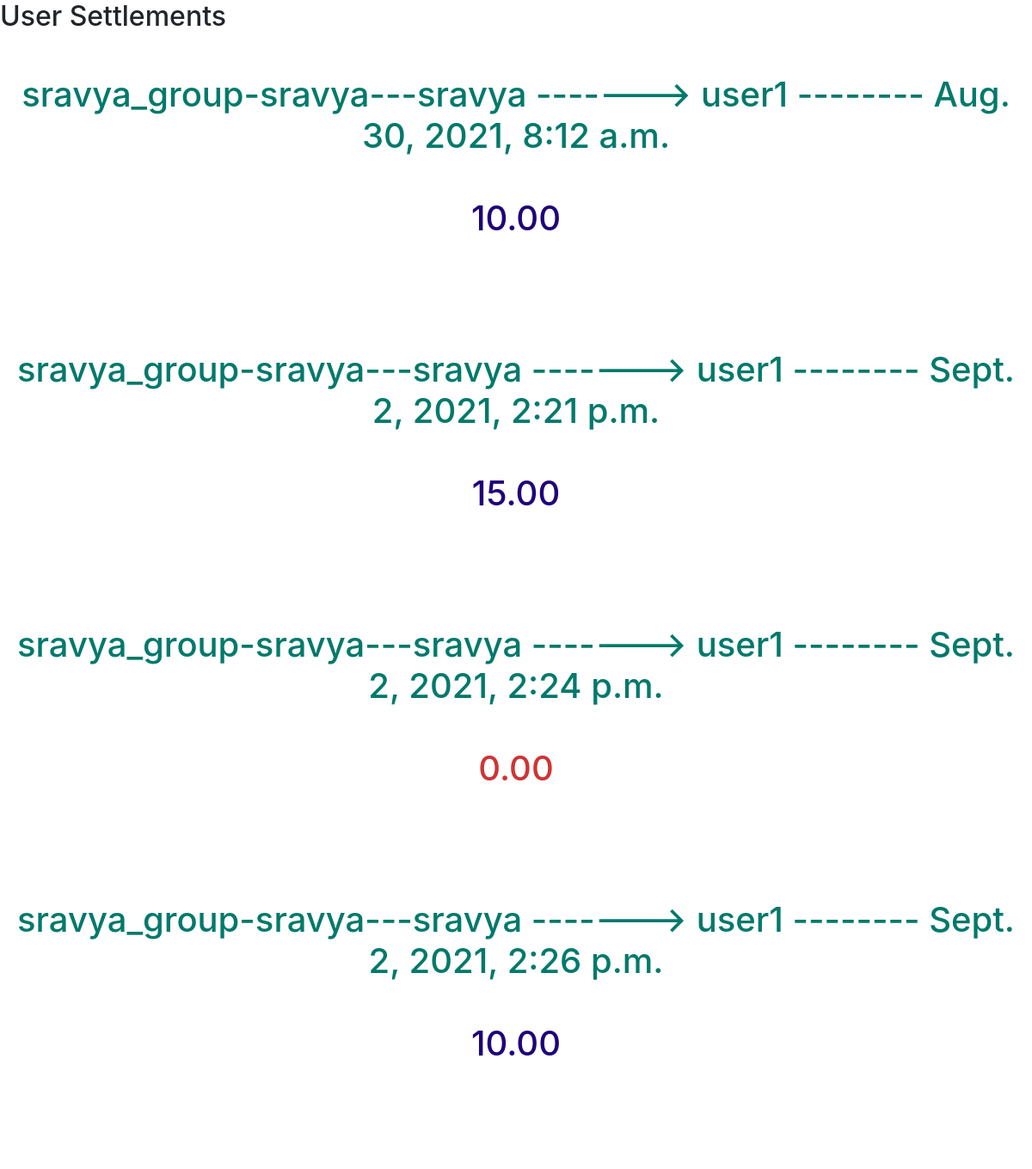
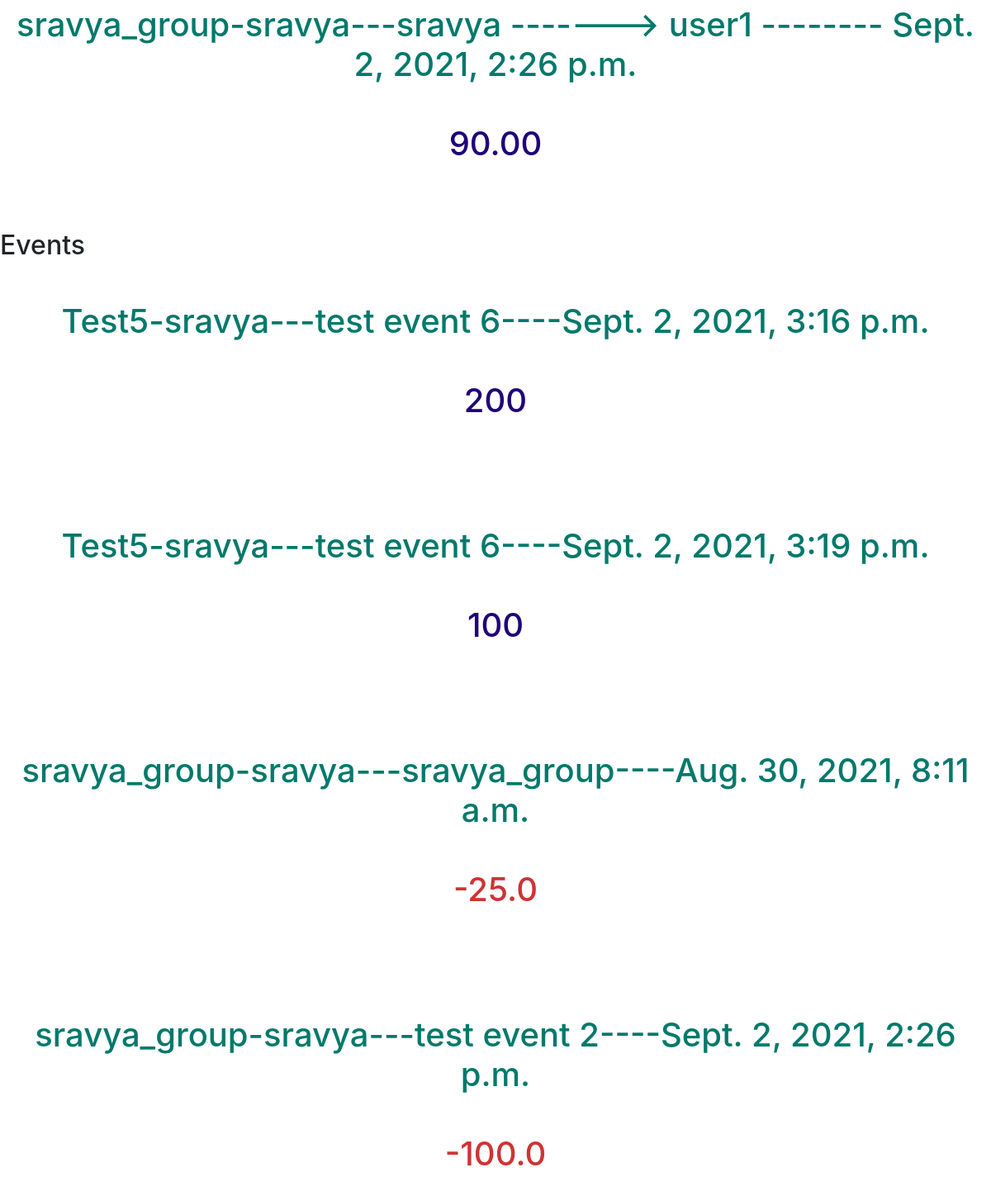
The page /core/activity/ (signed in) on the database its author committed (2 pictures, top to bottom).
### core/models.py (models this page shows, shortened)
class settlement(models.Model):
    groupName = models.CharField(max_length=128)
    groupAdmin = models.ForeignKey(User,on_delete=models.CASCADE, related_name="SettleAdmin",default=1)
    user1 = models.ForeignKey(User,on_delete=models.CASCADE, related_name="user1settlement")
    user2 = models.ForeignKey(User,on_delete=models.CASCADE, related_name="user2settlement")
    amount = models.DecimalField(max_digits=15, decimal_places=2)
    done_at = models.DateTimeField(auto_now_add=True)

class Event(models.Model):
    groupName = models.CharField(max_length=128)
    groupAdmin = models.ForeignKey(User,on_delete=models.CASCADE, related_name="EventAdmin",default=1)
    created_by = models.ForeignKey(settings.AUTH_USER_MODEL,default=1,on_delete=models.CASCADE)
    payers = models.CharField(max_length=256)
    bearers = models.CharField(max_length=256)
    description = models.CharField(max_length=256)
    created_at = models.DateTimeField(auto_now_add=True)
    eventType = models.CharField(max_length=9,choices=EVENT_TYPE_CHOICES,default="equal")

### core/views.py (the view)
# urls.py: path('activity/',views.activity,name='activity')
def activity(request):
    user_settlements = settlement.objects.filter(user1=request.user) | settlement.objects.filter(user2=request.user)
    groups_list = Group.objects.filter(member=request.user) | Group.objects.filter(groupAdmin=request.user)
    events_list = []
    for group in groups_list:
        events_list.extend(Event.objects.filter(groupName=group.groupName,groupAdmin=group.groupAdmin))
    event_debt = {}
    for event in events_list:
        if(event.eventType=='unequal'):
            bearer = eval(event.bearers)
            if request.user.username in bearer :
                event_debt[event]=bearer[request.user.username]
        elif(event.eventType=='equal'):
            payers = eval(event.payers)
            print(payers)
            total_event_paid = 0
            for paid_amount in payers.values():
                total_event_paid=total_event_paid+paid_amount
            group_objects = Group.objects.filter(groupName = event.groupName,groupAdmin = event.groupAdmin)
            totol_members_in_group=1
            for group_object in group_objects:
                totol_members_in_group +=1
            user_net_amount = 0
            if request.user.username in payers:
                user_net_amount += payers[request.user.username]
            user_net_amount -= total_event_paid/totol_members_in_group
            event_debt[event]=user_net_amount
    return render(request,'core/activity.html',{'event_debt':event_debt,'user_settlements':user_settlements})

### core/templates/core/activity.html (shortened to what this page needs)
{% extends 'core/base_user.html' %}
{% block content %}
    <h2>User Settlements</h2>
    {%if user_settlements%}
    {% for settlement in user_settlements %}
    <h1 class='mt-5' style="text-align:center; color:#00796b;">{{settlement.groupName}}-{{settlement.groupAdmin.username}}---{{settlement.user1.username}} -------> {{settlement.user2.username}} -------- {{settlement.done_at}} </h1>
    {%if settlement.amount > 0%}
    <h1 class='mt-5' style="text-align:center; color:#200079;">{{settlement.amount}}</h1>
    {%else%}
    <h1 class='mt-5' style="text-align:center; color:#ce3434;">{{settlement.amount}}</h1>
    {%endif%}
      <br><br><br>
      {% endfor %}
      {%else%}
       <h1 class='mt-5' style="text-align:center; color:#00796b;" >No Settlements</h1>
    {%endif%}
    <h2>Events</h2>
    {%if event_debt%}
        {% for event,value in event_debt.items %}
        <h1 class='mt-5' style="text-align:center; color:#00796b;">{{event.groupName}}-{{event.groupAdmin.username}}---{{event.description}}----{{event.created_at}}   </h1>
        {%if value > 0%}
    <h1 class='mt-5' style="text-align:center; color:#200079;">{{value}}</h1>
    {%else%}
    <h1 class='mt-5' style="text-align:center; color:#ce3434;">{{value}}</h1>
    {%endif%}
          <br><br><br>
          {% endfor %}
          {%else%}
           <h1 class='mt-5' style="text-align:center; color:#00796b;" >No Events</h1>
    {%endif%}
{% endblock %}

### rows shown on the page
settlement: groupName "sravya_group", groupAdmin.username "sravya", user1.username "sravya", user2.username "user1", done_at "Aug. 30, 2021, 8:12 a.m.", amount "10.00"
settlement: groupName "sravya_group", groupAdmin.username "sravya", user1.username "sravya", user2.username "user1", done_at "Sept. 2, 2021, 2:21 p.m.", amount "15.00"
settlement: groupName "sravya_group", groupAdmin.username "sravya", user1.username "sravya", user2.username "user1", done_at "Sept. 2, 2021, 2:24 p.m.", amount "0.00"
settlement: groupName "sravya_group", groupAdmin.username "sravya", user1.username "sravya", user2.username "user1", done_at "Sept. 2, 2021, 2:26 p.m.", amount "10.00"
settlement: groupName "sravya_group", groupAdmin.username "sravya", user1.username "sravya", user2.username "user1", done_at "Sept. 2, 2021, 2:26 p.m.", amount "90.00"
Event: groupName "Test5", groupAdmin.username "sravya", description "test event 6", created_at "Sept. 2, 2021, 3:16 p.m.", value "200"
Event: groupName "Test5", groupAdmin.username "sravya", description "test event 6", created_at "Sept. 2, 2021, 3:19 p.m.", value "100"
Event: groupName "sravya_group", groupAdmin.username "sravya", description "sravya_group", created_at "Aug. 30, 2021, 8:11 a.m.", value "-25.0"
Event: groupName "sravya_group", groupAdmin.username "sravya", description "test event 2", created_at "Sept. 2, 2021, 2:26 p.m.", value "-100.0"
